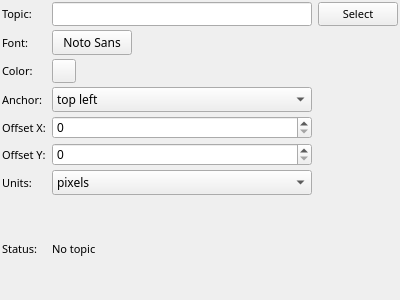
<?xml version="1.0" encoding="UTF-8"?>
<ui version="4.0">
 <class>string_config</class>
 <widget class="QWidget" name="string_config">
  <property name="geometry">
   <rect>
    <x>0</x>
    <y>0</y>
    <width>400</width>
    <height>300</height>
   </rect>
  </property>
  <property name="windowTitle">
   <string>Form</string>
  </property>
  <property name="styleSheet">
   <string notr="true"/>
  </property>
  <layout class="QGridLayout" name="gridLayout">
   <property name="leftMargin">
    <number>2</number>
   </property>
   <property name="topMargin">
    <number>2</number>
   </property>
   <property name="rightMargin">
    <number>2</number>
   </property>
   <property name="bottomMargin">
    <number>2</number>
   </property>
   <property name="verticalSpacing">
    <number>4</number>
   </property>
   <item row="11" column="0">
    <widget class="QLabel" name="label_2">
     <property name="font">
      <font>
       <family>Sans Serif</family>
       <pointsize>8</pointsize>
      </font>
     </property>
     <property name="text">
      <string>Status:</string>
     </property>
    </widget>
   </item>
   <item row="2" column="2">
    <widget class="QPushButton" name="selecttopic">
        <property name="sizePolicy">
         <sizepolicy hsizetype="Fixed" vsizetype="Fixed">
          <horstretch>0</horstretch>
          <verstretch>0</verstretch>
         </sizepolicy>
        </property>
     <property name="font">
      <font>
       <family>Sans Serif</family>
       <pointsize>8</pointsize>
      </font>
     </property>
     <property name="styleSheet">
      <string notr="true"/>
     </property>
     <property name="text">
      <string>Select</string>
     </property>
    </widget>
   </item>
   <item row="2" column="1">
    <widget class="QLineEdit" name="topic">
     <property name="font">
      <font>
       <family>Sans Serif</family>
       <pointsize>8</pointsize>
      </font>
     </property>
    </widget>
   </item>
   <item row="2" column="0">
    <widget class="QLabel" name="label">
     <property name="font">
      <font>
       <family>Sans Serif</family>
       <pointsize>8</pointsize>
      </font>
     </property>
     <property name="text">
      <string>Topic:</string>
     </property>
    </widget>
   </item>
   <item row="3" column="0">
    <widget class="QLabel" name="font_label">
     <property name="font">
      <font>
       <family>Sans Serif</family>
       <pointsize>8</pointsize>
      </font>
     </property>
     <property name="text">
      <string>Font:</string>
     </property>
    </widget>
   </item>
   <item row="3" column="1">
    <widget class="QPushButton" name="font_button">
        <property name="sizePolicy">
         <sizepolicy hsizetype="Fixed" vsizetype="Fixed">
          <horstretch>0</horstretch>
          <verstretch>0</verstretch>
         </sizepolicy>
        </property>
     <property name="maximumSize">
      <size>
       <width>16777215</width>
       <height>16777215</height>
      </size>
     </property>
     <property name="font">
      <font>
       <family>Noto Sans</family>
       <pointsize>9</pointsize>
      </font>
     </property>
     <property name="text">
      <string>Noto Sans</string>
     </property>
    </widget>
   </item>
   <item row="4" column="0">
    <widget class="QLabel" name="color_label">
     <property name="font">
      <font>
       <family>Sans Serif</family>
       <pointsize>8</pointsize>
      </font>
     </property>
     <property name="text">
      <string>Color:</string>
     </property>
    </widget>
   </item>
   <item row="4" column="1">
    <widget class="mapviz::ColorButton" name="color">
     <property name="maximumSize">
      <size>
       <width>24</width>
       <height>24</height>
      </size>
     </property>
     <property name="autoFillBackground">
      <bool>false</bool>
     </property>
     <property name="styleSheet">
      <string notr="true"/>
     </property>
     <property name="text">
      <string/>
     </property>
    </widget>
   </item>
   <item row="5" column="1">
    <widget class="QComboBox" name="anchor">
     <property name="maximumSize">
      <size>
       <width>16777215</width>
       <height>25</height>
      </size>
     </property>
     <property name="font">
      <font>
       <family>Sans Serif</family>
       <pointsize>9</pointsize>
      </font>
     </property>
     <item>
      <property name="text">
       <string>top left</string>
      </property>
     </item>
     <item>
      <property name="text">
       <string>top center</string>
      </property>
     </item>
     <item>
      <property name="text">
       <string>top right</string>
      </property>
     </item>
     <item>
      <property name="text">
       <string>center left</string>
      </property>
     </item>
     <item>
      <property name="text">
       <string>center</string>
      </property>
     </item>
     <item>
      <property name="text">
       <string>center right</string>
      </property>
     </item>
     <item>
      <property name="text">
       <string>bottom left</string>
      </property>
     </item>
     <item>
      <property name="text">
       <string>bottom center</string>
      </property>
     </item>
     <item>
      <property name="text">
       <string>bottom right</string>
      </property>
     </item>
    </widget>
   </item>
   <item row="5" column="0">
    <widget class="QLabel" name="label_3">
     <property name="font">
      <font>
       <family>Sans Serif</family>
       <pointsize>8</pointsize>
      </font>
     </property>
     <property name="text">
      <string>Anchor:</string>
     </property>
    </widget>
   </item>
   <item row="6" column="0">
    <widget class="QLabel" name="label_4">
     <property name="font">
      <font>
       <family>Sans Serif</family>
       <pointsize>8</pointsize>
      </font>
     </property>
     <property name="text">
      <string>Offset X:</string>
     </property>
    </widget>
   </item>
   <item row="6" column="1">
    <widget class="QSpinBox" name="offsetx">
     <property name="maximum">
      <number>2000</number>
     </property>
    </widget>
   </item>
   <item row="11" column="1" colspan="2">
    <widget class="QLabel" name="status">
     <property name="font">
      <font>
       <family>Sans Serif</family>
       <pointsize>8</pointsize>
      </font>
     </property>
     <property name="styleSheet">
      <string notr="true"/>
     </property>
     <property name="text">
      <string>No topic</string>
     </property>
     <property name="wordWrap">
      <bool>true</bool>
     </property>
    </widget>
   </item>
   <item row="7" column="0">
    <widget class="QLabel" name="label_5">
     <property name="font">
      <font>
       <family>Sans Serif</family>
       <pointsize>8</pointsize>
      </font>
     </property>
     <property name="text">
      <string>Offset Y:</string>
     </property>
    </widget>
   </item>
   <item row="7" column="1">
    <widget class="QSpinBox" name="offsety">
     <property name="maximum">
      <number>2000</number>
     </property>
    </widget>
   </item>
   <item row="10" column="0">
    <widget class="QLabel" name="label_8">
     <property name="font">
      <font>
       <family>Sans Serif</family>
       <pointsize>8</pointsize>
      </font>
     </property>
     <property name="text">
      <string>Units:</string>
     </property>
    </widget>
   </item>
   <item row="10" column="1">
    <widget class="QComboBox" name="units">
     <property name="maximumSize">
      <size>
       <width>16777213</width>
       <height>25</height>
      </size>
     </property>
     <property name="font">
      <font>
       <family>Sans Serif</family>
       <pointsize>9</pointsize>
      </font>
     </property>
     <item>
      <property name="text">
       <string>pixels</string>
      </property>
     </item>
     <item>
      <property name="text">
       <string>percent</string>
      </property>
     </item>
    </widget>
   </item>
  </layout>
 </widget>
 <customwidgets>
  <customwidget>
   <class>mapviz::ColorButton</class>
   <extends>QPushButton</extends>
   <header location="global">mapviz/color_button.hpp</header>
  </customwidget>
 </customwidgets>
 <resources/>
 <connections/>
 <slots>
  <slot>SelectColor()</slot>
  <slot>SelectTopic()</slot>
  <slot>TopicEdited()</slot>
  <slot>SelectFont()</slot>
  <slot>PositionToleranceChanged(double)</slot>
  <slot>AngleToleranceChanged(double)</slot>
 </slots>
</ui>
